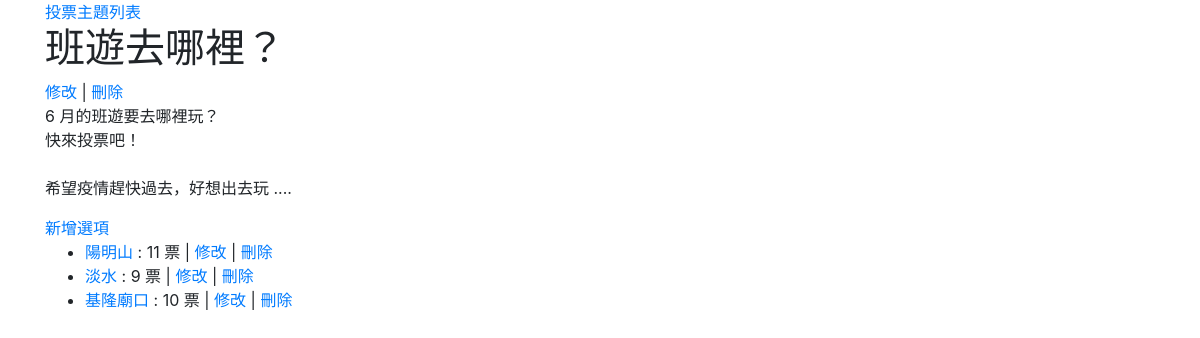
Page /poll/1/ on the earlier database version.
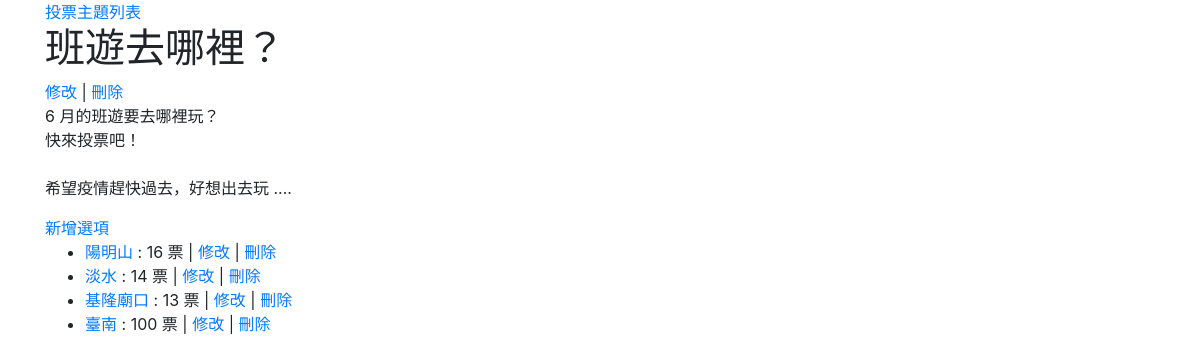
Same page on the later database version.
### default/models.py (models this page shows, shortened)
class Poll(models.Model):
    subject = models.CharField('投票主題', max_length=100)
    desc = models.TextField('說明', max_length=512)
    created = models.DateField('建立時間', auto_now_add=True)

class Option(models.Model):
    poll_id = models.IntegerField('所屬投票主題')
    title = models.CharField('選項文字', max_length=100)
    count = models.IntegerField('票數', default=0)

### default/views.py (the view)
# urls.py: path('poll/<int:pk>/', views.PollView.as_view()),
class PollView(DetailView):
    model = Poll
    def get_context_data(self, **kwargs):
        data = super().get_context_data(**kwargs)
        data['option_list'] = Option.objects.filter(poll_id=self.kwargs['pk'])
        return data

### default/templates/default/poll_detail.html
{% extends "base.html" %}
{% block content %}
<a href="/poll/">投票主題列表</a>
<h1>{{ poll.subject }}</h1>
<a href="/poll/{{ poll.id }}/edit/">修改</a> | <a href="/poll/{{ poll.id }}/delete/">刪除</a>
<p>{{ poll.desc|linebreaksbr }}</p>
<a href="/poll/{{ poll.id }}/add/">新增選項</a>
<ul>
    {% for option in option_list %}
    <li>
        <a href="/option/{{ option.id }}/">{{ option.title }}</a>
        : {{ option.count }} 票
        | <a href="/option/{{ option.id }}/edit/">修改</a>
        | <a href="/option/{{ option.id }}/delete/">刪除</a>
    </li>
    {% endfor %}
</ul>
{% endblock content %}

### default/templates/base.html (shortened to what this page needs)
<!DOCTYPE html>
<html lang="en">
<head>
    <link rel="stylesheet" href="https://stackpath.bootstrapcdn.com/bootstrap/4.5.0/css/bootstrap.min.css">
</head>
<body>
    <div class="container">
    {% block content %}{% endblock content %}
    </div>
</body>
</html>

Differences in the rows shown:
changed Option "陽明山": count "11" → "16"
changed Option "淡水": count "9" → "14"
changed Option "基隆廟口": count "10" → "13"
added Option: title "臺南", count "100"
